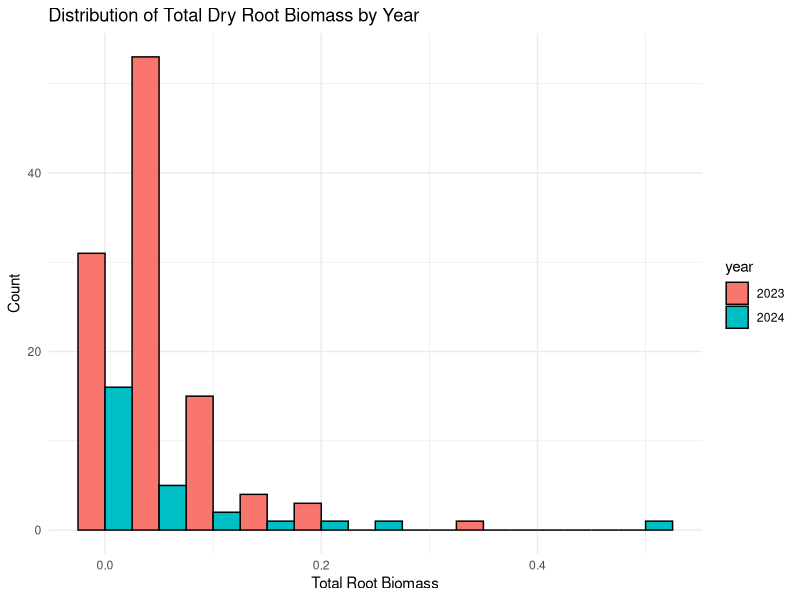
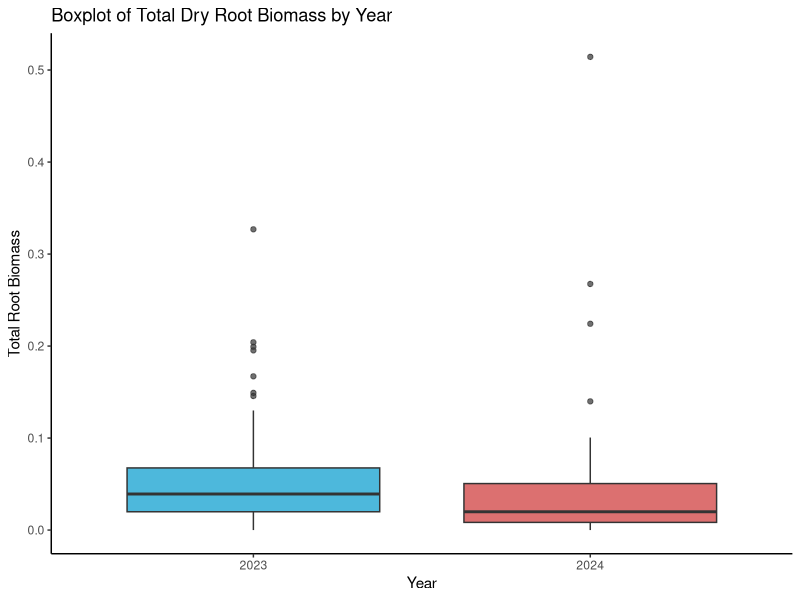
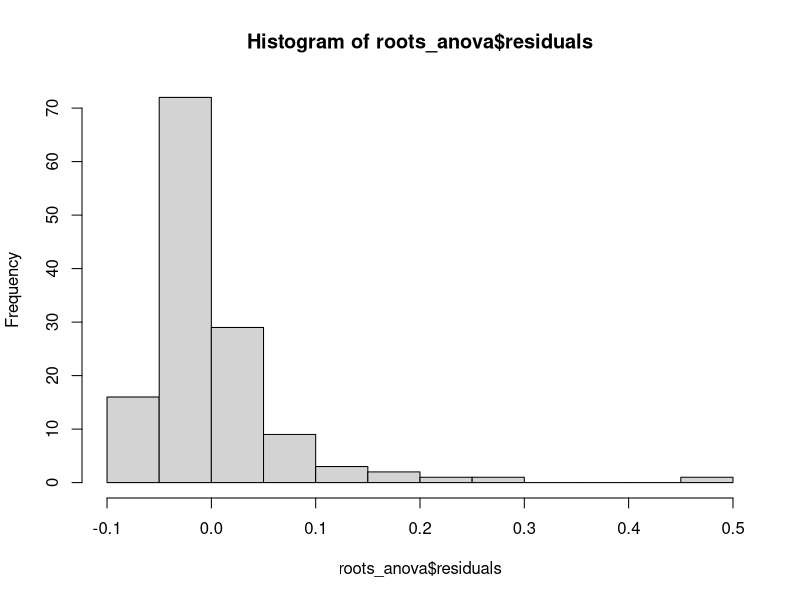
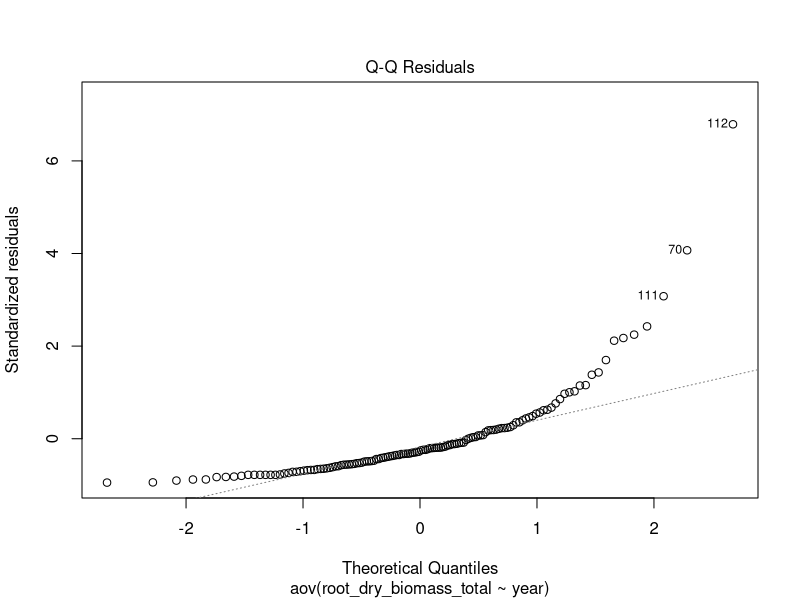
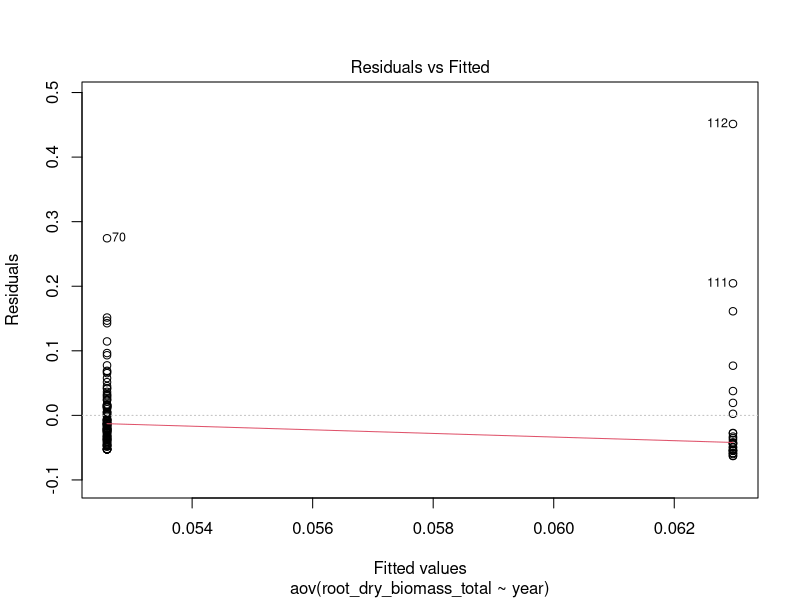

Generate these figures, in order, with R:
# RQ1 ANALYSIS PART 1 : SIGNIFICANT DIFFERENCE BETWEEN 2023 AND 2024 ROOT BIOMASS?
# 14/01/2026 

# LOAD LIBRARIES -----
library(dplyr)
library(ggplot2)
library(tidyr)
library(readxl)

# LOAD DATA----
QHI_combined_data <- read_excel("datasets/QHI_roots_data/QHI_combined_data.xlsx")

# MAKE YEAR FACTOR VARIABLE ----
QHI_combined_data$year <- as.factor(QHI_combined_data$year)

# VISUALISE WITH HISTOGRAM----
ggplot(QHI_combined_data, aes(x = root_dry_biomass_total, fill= year)) +
  geom_histogram(binwidth = 0.05, position = "dodge", color = "black") +
  labs(title = "Distribution of Total Dry Root Biomass by Year",
       x = "Total Root Biomass",
       y = "Count") +
  theme_minimal()

# VISUALISING MEANS WITH BOXPLOT----
(root_boxplot<-ggplot(QHI_combined_data, aes(x = year, y = root_dry_biomass_total, fill = year)) +
    geom_boxplot(alpha = 0.7) +
    labs(title = "Boxplot of Total Dry Root Biomass by Year",
         x = "Year",
         y = "Total Root Biomass") +
    scale_fill_manual(values = c("2023" = "deepskyblue3", "2024" = "brown3")) +
    theme_classic()+
   theme(legend.position = "none")
)
# likely not significant as overlap of boxes and whiskers but let's check anyway

# SIMPLE ANOVA----
roots_anova <- aov(root_dry_biomass_total ~ year, data = QHI_combined_data)
summary(roots_anova)

# p= 0.478, no significant difference in overall root biomass between years 

# TRY AS LINEAR MODEL ----
roots_lm <- lm(root_dry_biomass_total ~ year, data = QHI_combined_data)
summary(roots_lm)

# CHECKING ASSUMPTIONS ----
# checking normality
hist(roots_anova$residuals)
plot(roots_anova, which = 2)
shapiro.test(roots_anova$residuals)
# not normally distributed 

# checking homoscedasticity
plot(roots_anova, which = 1)
bartlett.test(root_dry_biomass_total ~ year, data = QHI_combined_data)


# NON-PARAMETRIC TESTS?? -----
# Wilcox Test 
wilcox.test(root_dry_biomass_total ~ year, data = QHI_combined_data)
# p=0.06195 -> no statistically significant difference 




# CONCLUSION----
# No significant difference in root biomass overall between 2023 and 2024 based on ANOVA and Wilcox test results.
